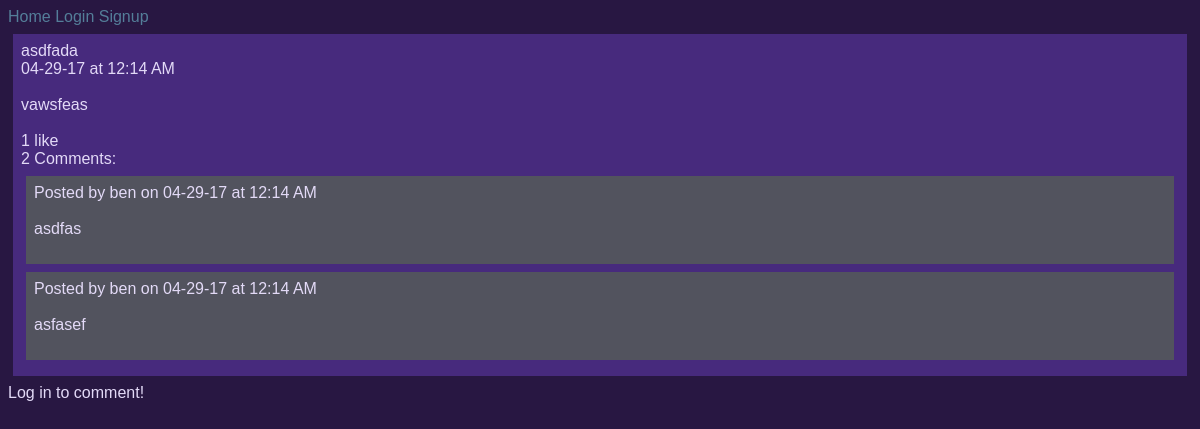
The page /ben/posts/18/ on the database as committed earlier.
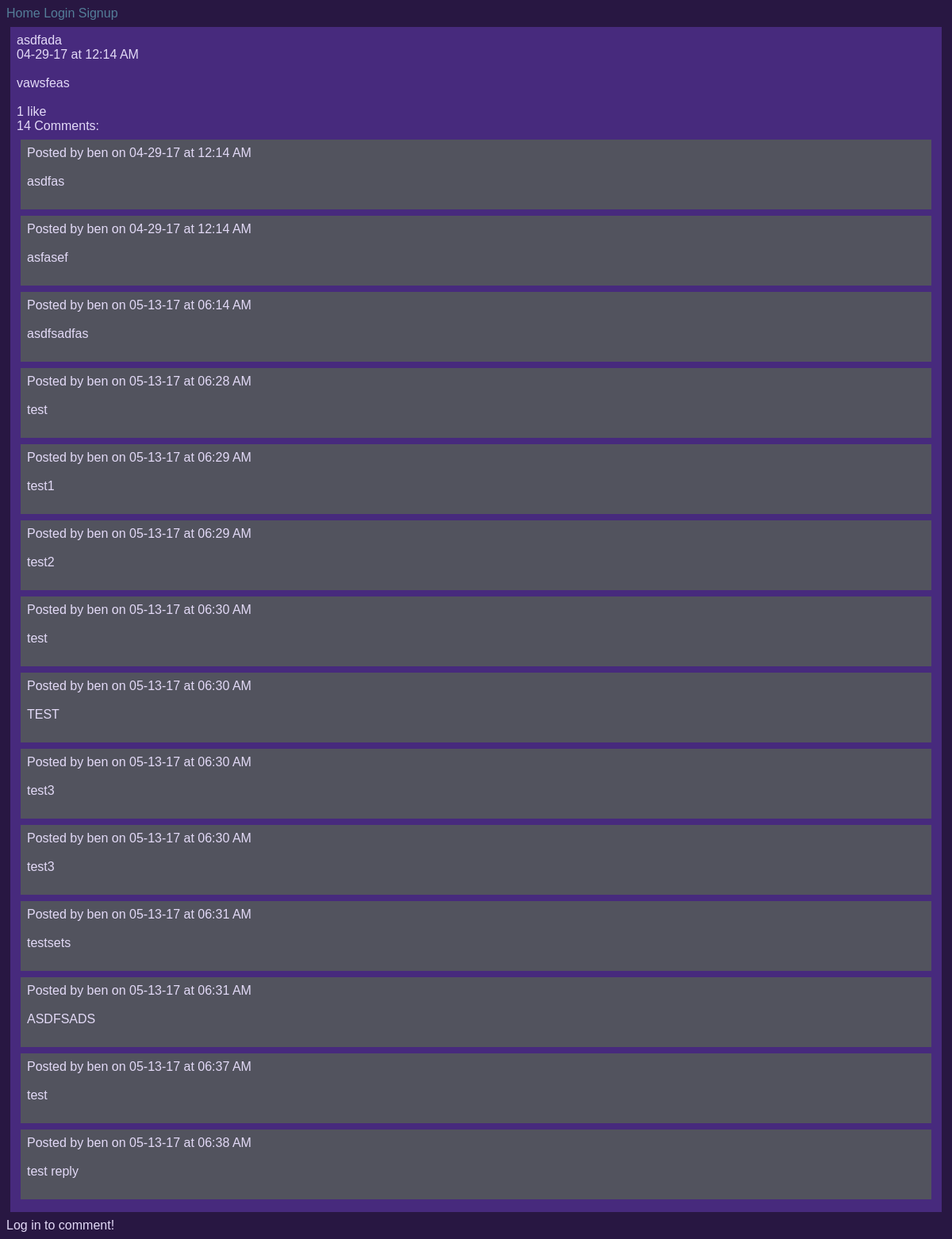
The same page on the database as committed later.
### posts/models.py (models this page shows)
class Post(models.Model):
        title = models.CharField(max_length=100)
        pub_date = models.DateTimeField('date published', auto_now_add=True)
        body = models.TextField()
        user = models.ForeignKey(User, on_delete=models.CASCADE, null=True)
        def utc_to_local(self, utc_datetime):
	        return utc_datetime.astimezone(tz=None)
        def __str__(self):
	        date = self.utc_to_local(self.pub_date).strftime('%m-%d-%y')
	        time = self.utc_to_local(self.pub_date).strftime('%I:%M %p')
	        return '%s at %s \n\n %s \n\n' % (date, time, self.body)

### comments/models.py (models this page shows)
class Comment(models.Model):
    body = models.TextField()
    pub_date = models.DateTimeField('date published', auto_now_add=True)
    post = models.ForeignKey(Post, on_delete=models.CASCADE)
    user = models.ForeignKey(User, on_delete=models.CASCADE)
    def utc_to_local(self, utc_datetime):
        return utc_datetime.astimezone(tz=None)
    def __str__(self):
        date = self.utc_to_local(self.pub_date).strftime('%m-%d-%y')
        time = self.utc_to_local(self.pub_date).strftime('%I:%M %p')
        return '%s at %s \n\n %s \n\n' % (date, time, self.body)

### posts/views.py (the view)
# urls.py: url(r'^(?P<post_number>\d+)/$', views.displayPost, name='display-post'),
def displayPost(request, username, post_number):
    post = Post.objects.get(user=User.objects.get(username=username), id=post_number)
    comments = Comment.objects.filter(post=post)
    if request.method == "POST":
        comment_text = request.POST.get('the_comment')
        comment = Comment(body=comment_text, post=post, user=request.user)
        comment.save()
        user = request.user.username
        num_comments = post.comment_set.count()
        response_data={'comment': str(comment), 'user':user, 'comment_count': num_comments}
        return HttpResponse(json.dumps(response_data), content_type='application/json')
    else:
    	form = CommentForm()
    num_comments = post.comment_set.count()
    context = {
        'post': post,
        'comments':comments,
        'num_comments':num_comments,
        'form': form
    }
    return render(request, 'posts/single_post.html', context)

### posts/templatetags/likes_features.py (called while the page is built)
@register.simple_tag
def like_text(count):
	if count == 1:
		return str(count) + " like"
	else:
		return str(count) + " likes"

@register.simple_tag
def comment_text(count):
	if count == 1:
		return str(count) + " Comment"
	else:
		return str(count) + " Comments"

### posts/templates/posts/single_post.html (shortened to what this page needs)
{% extends 'Blog/base.html' %}
{% load likes_features %}
{% block content %}
<div class="post">
{{ post.title|linebreaksbr }}<br>
{{ post|linebreaksbr }}
<span class="likes" id="like-{{ post.id }}">
{% like_text post.like_set.count %}
</span>
<div id="comment-section">
<span id="comment-count">{% comment_text post.comment_set.count %}:</span><br>
{% for comment in comments %}
	<div class="comment">
	Posted by {{ comment.user }} on
	{{ comment|linebreaksbr }}
	</div>
{% endfor %}
</div>
</div>
{% if user.is_authenticated %}
	<form action="" method="post" id="comment-form">
	{% csrf_token %}
	<h2>Comment:</h2>
		<table>
		{{form.as_table}}
		</table>
		<input type="submit", value="Chime in!">
	</form>
{% else %}
Log in to comment!
{% endif %}
{% endblock content %}

### templates/Blog/base.html (shortened to what this page needs)
<!DOCTYPE html>
{% load static %}
<html>
<head>
	<link rel="stylesheet" type="text/css" href="{% static 'Blog/site.css' %}" />
</head>
<body>
	<div class="container">
		<nav>
			<a href={% url 'home:index' %}>Home</a>
			{% if user.is_authenticated %}
			<a href={% url 'dashboard:index' %}>Dash</a>
			<a href={% url 'posts:index' username=user.username %}>Posts</a>
			<a href={% url 'posts:archive' username=user.username %}>Archive</a>
			<a href={% url 'logout' %}>Logout</a>
			{% else %}
			<a href={% url 'login' %}>Login </a>
			<a href={% url 'signup:index' %}>Signup</a>
			{% endif %}
		</nav>
	</div>
	<div class="container">
	{% block content %}
	{% endblock content %}
	</div>
</body>
</html>

### static/Blog/site.css (style rules this page uses)
a:link { text-decoration: none; color: #547E99; }
nav { background-color: #281742; font-family: Arial, Georgia, serif; }
body { color: #E3DAF7; background-color: #281742; font-family: Arial, Georgia, serif; }
.post { background-color: #472A7D; padding: 8px; margin: 8px 5px; }
.comment { background-color: #52535E; padding: 8px; margin: 8px 5px; }

Rows that differ between the two databases and show on the page:
computed for Post "asdfada": id "2 Comments" → "14 Comments"
added Comment: user "ben", pub_date+body "05-13-17 at 06:14 AM asdfsadfas"
added Comment: user "ben", pub_date+body "05-13-17 at 06:28 AM test"
added Comment: user "ben", pub_date+body "05-13-17 at 06:29 AM test1"
added Comment: user "ben", pub_date+body "05-13-17 at 06:29 AM test2"
added Comment: user "ben", pub_date+body "05-13-17 at 06:30 AM test"
added Comment: user "ben", pub_date+body "05-13-17 at 06:30 AM TEST"
added Comment: user "ben", pub_date+body "05-13-17 at 06:30 AM test3"
added Comment: user "ben", pub_date+body "05-13-17 at 06:30 AM test3"
added Comment: user "ben", pub_date+body "05-13-17 at 06:31 AM testsets"
added Comment: user "ben", pub_date+body "05-13-17 at 06:31 AM ASDFSADS"
added Comment: user "ben", pub_date+body "05-13-17 at 06:37 AM test"
added Comment: user "ben", pub_date+body "05-13-17 at 06:38 AM test reply"
